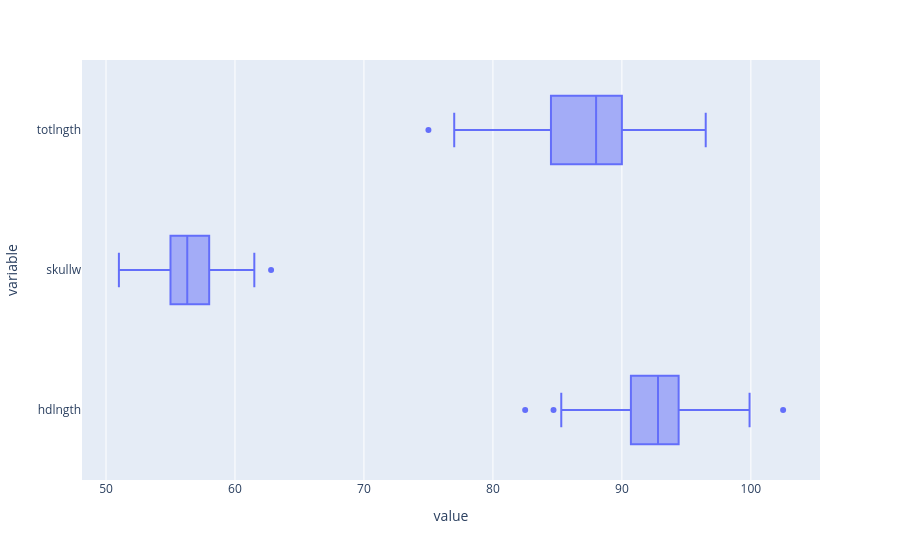

Notebook code cell kept with this figure:
### Code cell
px.box(df, x=['hdlngth', 'skullw', 'totlngth'])

### Figure 1 — Plotly figure (JSON) as saved in the notebook; plotly's stock layout.template omitted (floating-point values rounded to 4 significant figures; data arrays with more than 128 entries replaced by an {"elided": "..."} marker saying what was removed)
{"data": [{"alignmentgroup": "True", "hovertemplate": "value=%{x}<br>variable=%{y}<extra></extra>", "legendgroup": "", "marker": {"color": "#636efa"}, "name": "", "notched": false, "offsetgroup": "", "orientation": "h", "showlegend": false, "type": "box", "x": {"elided": "282 float values"}, "x0": " ", "xaxis": "x", "y": {"elided": "282 str values"}, "y0": " ", "yaxis": "y"}], "layout": {"boxmode": "group", "legend": {"tracegroupgap": 0}, "margin": {"t": 60}, "xaxis": {"anchor": "y", "domain": [0, 1], "title": {"text": "value"}}, "yaxis": {"anchor": "x", "domain": [0, 1], "title": {"text": "variable"}}}}
